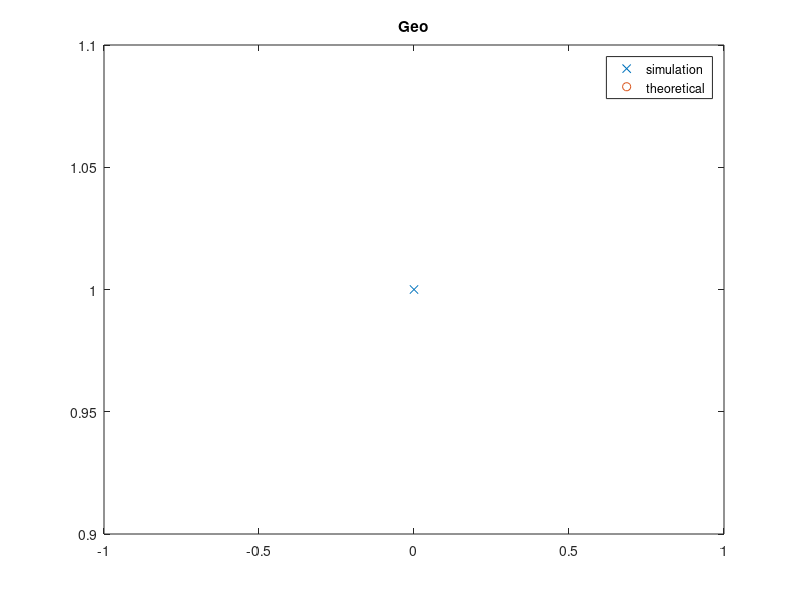

This figure's MATLAB source:
clc;
clear all;
pause(1);

S=input("number of simulations=");
p=input("prob. of success=");

X=zeros(1,S);

for i=1:S
    % the i-th simulation
    nofailures=0;
    while rand>=p
        nofailures=nofailures+1;
    end
    X(i)=nofailures;
end

U_X=unique(X);
n_X=hist(X,length(U_X));
rel_freq=n_X/S;

plot(U_X, rel_freq, 'x');
hold on;
plot(0:max(U_X), geopdf(0:max(U_X), p), 'o');
hold off;

title("Geo");
legend("simulation","theoretical");